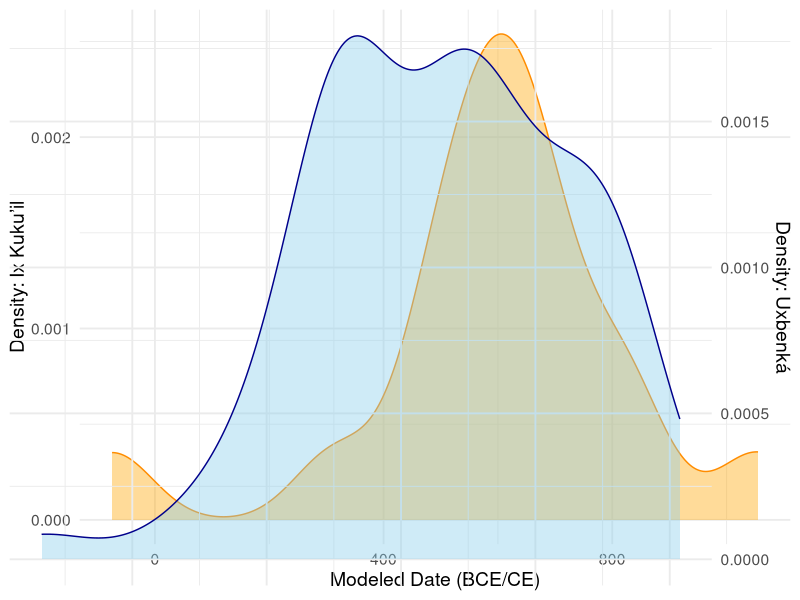

Write R code to recreate this figure.
library(readxl)
library(dplyr)
library(ggplot2)
library(cowplot)

# === Load and clean data ===
df <- read_excel("MOESM9.xlsx")
names(df) <- trimws(names(df))  # Clean column names

df_clean <- df %>%
  mutate(
    Site = trimws(Site),
    Group = case_when(
      Site == "IKK" ~ "Ix Kuku’il",
      Site == "UXB" ~ "Uxbenká",
      TRUE ~ NA_character_
    ),
    DateRaw = `Mean of 2σ date`,
    Date = case_when(
      grepl("BCE", DateRaw) ~ -as.numeric(gsub(" cal BCE", "", DateRaw)),
      grepl("CE", DateRaw) ~ as.numeric(gsub(" cal CE", "", DateRaw)),
      TRUE ~ NA_real_
    )
  ) %>%
  filter(!is.na(Date), !is.na(Group))

# === Create separate data frames ===
ikk_data <- df_clean %>% filter(Group == "Ix Kuku’il")
uxb_data <- df_clean %>% filter(Group == "Uxbenká")

# === Create LEFT plot (IKK, orange, y-axis on left) ===
p_left <- ggplot() +
  geom_density(data = ikk_data, aes(x = Date), 
               fill = "orange", alpha = 0.4, color = "darkorange") +
  scale_x_continuous(name = "Modeled Date (BCE/CE)") +
  scale_y_continuous(name = "Density: Ix Kuku’il") +
  theme_minimal(base_size = 14) +
  theme(
    axis.title.y.right = element_blank(),
    axis.text.y.right = element_blank(),
    axis.ticks.y.right = element_blank()
  )

# === Create RIGHT plot (UXB, blue, y-axis on right, no x-axis) ===
p_right <- ggplot() +
  geom_density(data = uxb_data, aes(x = Date), 
               fill = "skyblue", alpha = 0.4, color = "blue4") +
  scale_x_continuous(name = NULL) +  # suppress duplicate x-axis label
  scale_y_continuous(name = "Density: Uxbenká", position = "right") +
  theme_minimal(base_size = 14) +
  theme(
    axis.title.y.left = element_blank(),
    axis.text.y.left = element_blank(),
    axis.ticks.y.left = element_blank(),
    axis.text.x = element_blank(),
    axis.title.x = element_blank()
  )

# === Overlay the two plots using cowplot ===
final_plot <- ggdraw() +
  draw_plot(p_left) +
  draw_plot(p_right)

# === Show it ===
final_plot